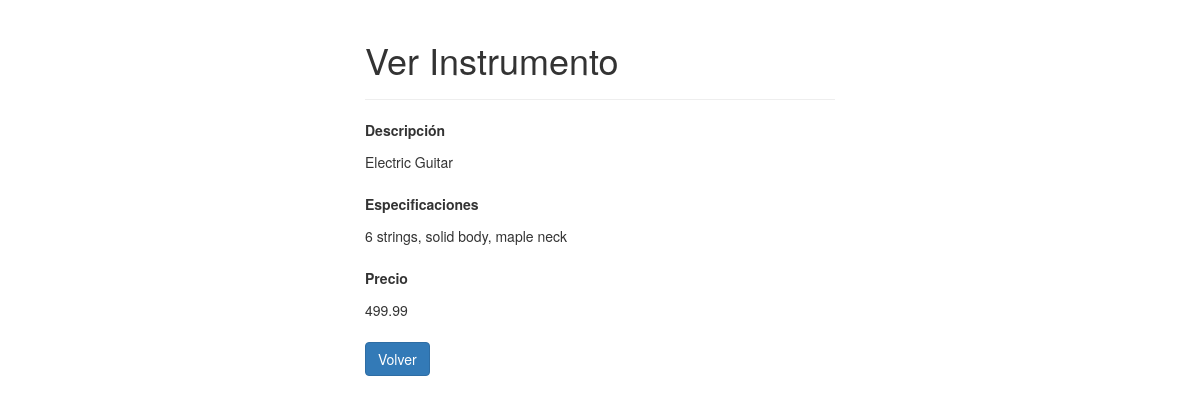
Screenshot of /read.php?id=1 with the database file from the repository.
### tables this page shows
CREATE TABLE IF NOT EXISTS `instruments` (
  `id` int(11) NOT NULL AUTO_INCREMENT,
  `description` varchar(255) NOT NULL,
  `specifications` text NOT NULL,
  `price` decimal(10,2) NOT NULL,
  PRIMARY KEY (`id`)
);

### read.php (the view, shortened to what this page needs)
<?php
if(isset($_GET["id"]) && !empty(trim($_GET["id"]))){
    require_once "config.php";
    $sql = "SELECT * FROM instruments WHERE id = ?";
    if($stmt = mysqli_prepare($link, $sql)){
        mysqli_stmt_bind_param($stmt, "i", $param_id);
        if(mysqli_stmt_execute($stmt)){
            $result = mysqli_stmt_get_result($stmt);
            if(mysqli_num_rows($result) == 1){
                $row = mysqli_fetch_array($result, MYSQLI_ASSOC);
            } else{
                header("location: error.php");
                exit();
            }
        } else{
            echo "Error, por favor de intentarlo más tarde.";
        }
    }
} else{
    header("location: error.php");
    exit();
}
?>
<!DOCTYPE html>
<html lang="en">
<head>
    <link rel="stylesheet" href="https://maxcdn.bootstrapcdn.com/bootstrap/3.3.7/css/bootstrap.css">
</head>
<body>
    <div class="wrapper">
        <div class="container-fluid">
            <div class="row">
                <div class="col-md-12">
                    <div class="page-header">
                        <h1>Ver Instrumento</h1>
                    </div>
                    <div class="form-group">
                        <label>Descripción</label>
                        <p class="form-control-static"><?php echo $row["description"]; ?></p>
                    </div>
                    <div class="form-group">
                        <label>Especificaciones</label>
                        <p class="form-control-static"><?php echo $row["specifications"]; ?></p>
                    </div>
                    <div class="form-group">
                        <label>Precio</label>
                        <p class="form-control-static"><?php echo $row["price"]; ?></p>
                    </div>
                    <p><a href="index.php" class="btn btn-primary">Volver</a></p>
                </div>
            </div>
        </div>
    </div>
</body>
</html>

### read.php (style rules this page uses)
.wrapper { width: 500px; margin: 0 auto; }

### rows the page displays
instruments: description "Electric Guitar", specifications "6 strings, solid body, maple neck", price "499.99"
